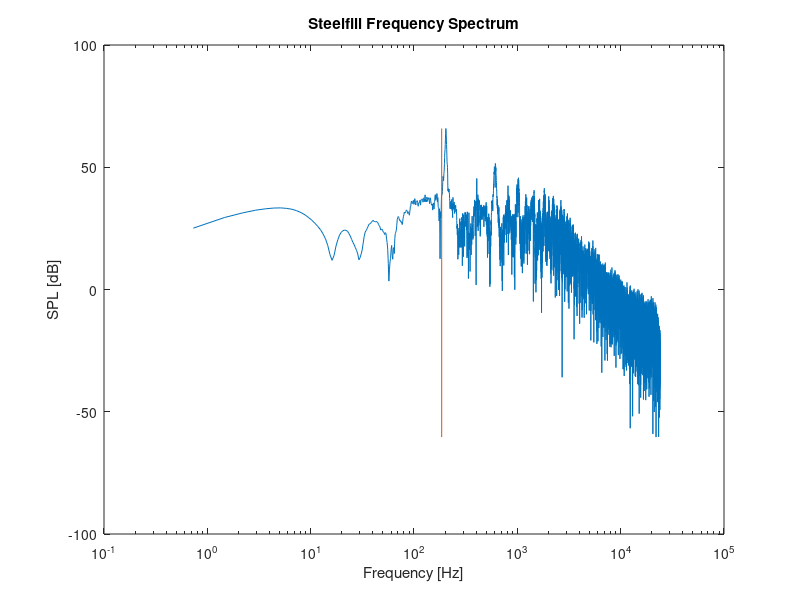

This figure's MATLAB source: (Note: this script raises an error after producing the figure.)
clc
clear

%Read in from file
fid = fopen('steelfill-sample26.txt','r');

data = textscan(fid, '%f %f %f','CommentStyle','*');
f = data{1};
dB = data{2};
fclose(fid);

%Solution data
ElmerFreqs = [
    185.33
841.76
1018.52
1134.85
3087.36
3162.29
];

InPlane = [
    181.002880438105
1134.33006416419
3175.46516708348
];
%Plot
p1 = semilogx(f,dB);
xlabel('Frequency [Hz]')
ylabel('SPL [dB]')
title('Steelfill Frequency Spectrum')

for i = 1:length(ElmerFreqs)
   l1=  line([ElmerFreqs(i) ElmerFreqs(i)], [min(dB) max(dB)]);
   l1.Color = 'k';
   l1.LineWidth = 2;
   l1.LineStyle = '--';
end

for i = 1:length(InPlane)
   l2=  line([InPlane(i) InPlane(i)], [min(dB) max(dB)]);
   l2.Color = 'r';
   l2.LineWidth = 2;
   l2.LineStyle = '--';
end
legend([p1,l1,l2],{'Data','Elmer Solutions','Analytic Solutions'})